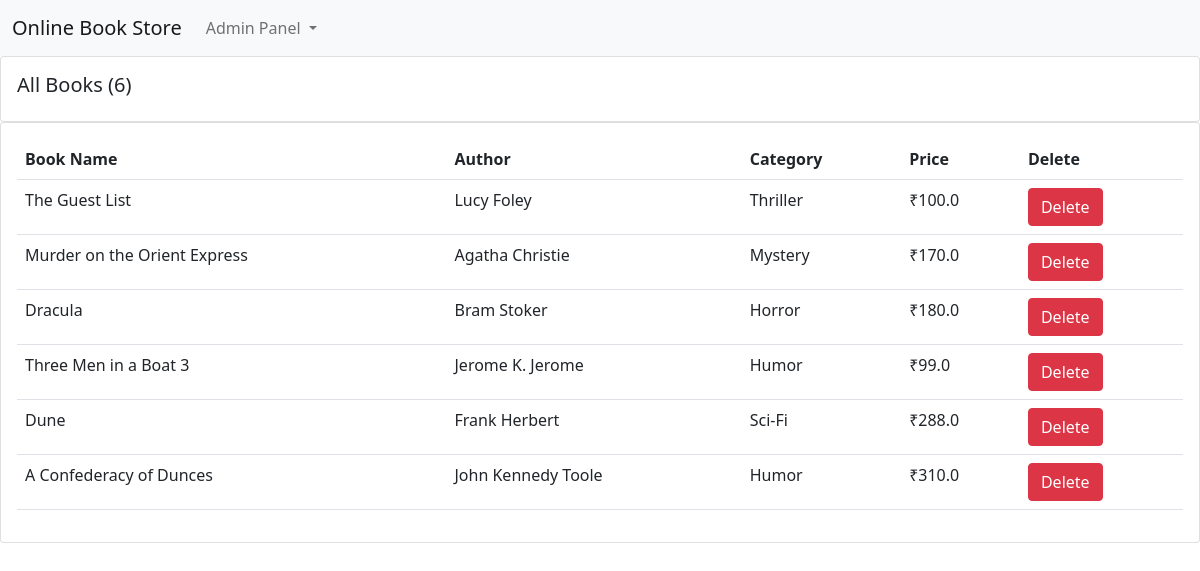
The app's page /all_books/, older data.
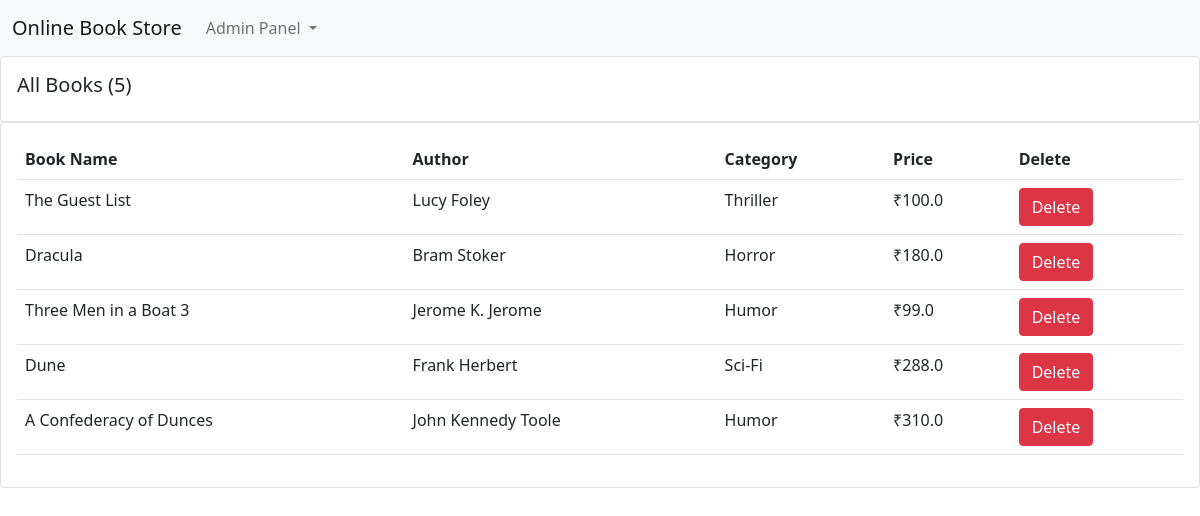
The same page, newer data.
### books/models.py (models this page shows, shortened)
class Book(models.Model):
    CATEGORY = (
    ('Mystery', 'Mystery'),
    ('Thriller', 'Thriller'),
    ('Sci-Fi', 'Sci-Fi'),
    ('Humor', 'Humor'),
    ('Horror', 'Horror'),
    )
    book_name = models.CharField(max_length=100)
    author = models.CharField(max_length=100, default="")
    category = models.CharField(max_length=100, choices=CATEGORY)
    price = models.FloatField()
    stock = models.IntegerField(default=2)

### books/views.py (the view)
# urls.py: path("all_books/", views.allbook, name="Admin"),
def allbook(request):
    books = Book.objects.all()
    total_books = books.count()
    return render (request, "for_admin.html", {'books':books, 'total_books':total_books})

### books/templates/for_admin.html (shortened to what this page needs)
{% extends 'admin_navbar.html' %}
{% block body %}
{% load static %}
      <div class="row">
        <div class="col-md">
          <div class="card card-body grid">
            <h5>All Books ({{total_books}})</h5>
          </div>
          <div class="card card-body">
            <table class="table">
              <tr>
                <th>Book Name</th>
                <th>Author</th>
                <th>Category</th>
                <th>Price</th>
                <th>Delete</th>
              </tr>
              {% for i in books %}
                <tr>
                  <td>{{i.book_name}}</td>
                  <td>{{i.author}}</td>
                  <td>{{i.category}}</td>
                  <td>₹{{i.price}}</td>
                  <td><a href="/all_books/delete_{{i.id}}/" class="btn btn-danger">Delete</a></td>
                </tr>
              {% endfor %}
            </table>
          </div>
        </div>
      </div>
      {% endblock %}

Row changes from the older to the newer data that the page shows:
removed Book: book_name "Murder on the Orient Express", author "Agatha Christie", category "Mystery", price "170.0"
Text that changed along with them:
{{ total_books }}: "6" → "5"
